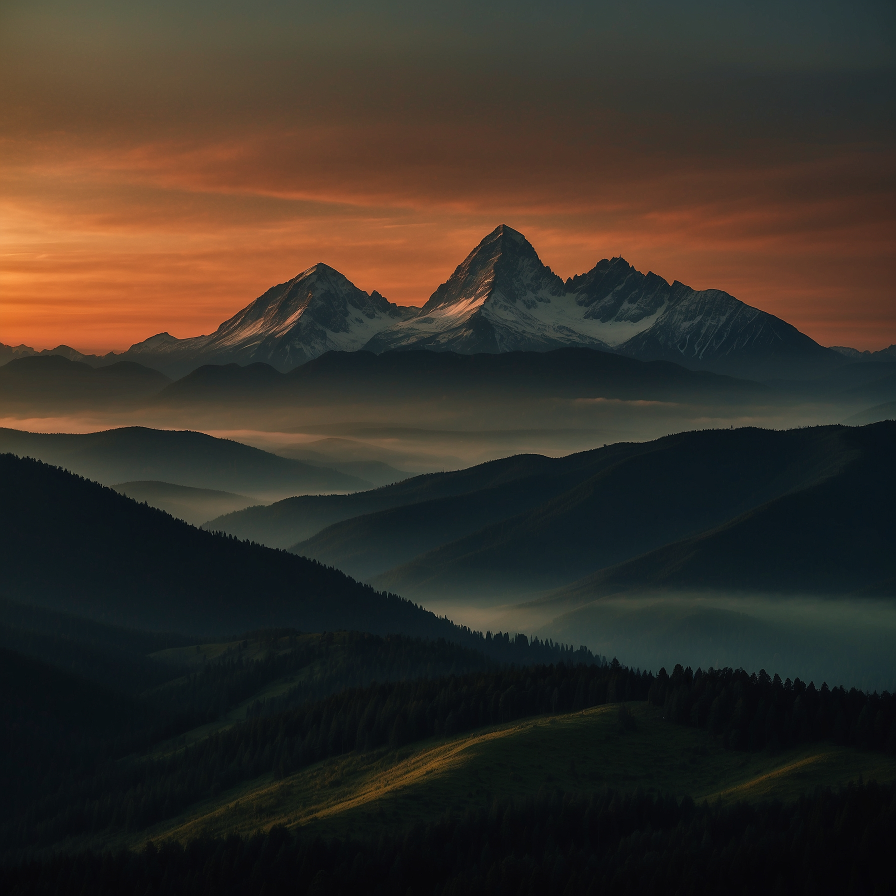
#> input picture social-posts/bg1.jpg, 1792 x 1792 px, found by its file name (shown at 1/2 size); its folder holds 8 pictures in this run
$ python build_social_v4.py
#> lines starting #> are read from the running program, lines starting #| are printed output that depends on the picture
"""
OPERATION OPTIMAL — Social v4 (Daily Stoic style)
Dark cinematic bookends (slides 1+5) + warm book-page middle (slides 2-4)
MASSIVE text. True vertical centering. No small text anywhere.
"""

from PIL import Image, ImageDraw, ImageFont, ImageFilter, ImageEnhance
import os, random, math

OUT = "C:/Users/Hmact/OneDrive/Desktop/Web Design/Operation Optimal/social-posts"
IMG = "C:/Users/Hmact/OneDrive/Desktop/Web Design/Operation Optimal/assets/images"
W, H = 1080, 1350

# Colors
DARK = (26, 46, 26)
GOLD = (200, 168, 75)
WHITE = (255, 255, 255)
CREAM = (240, 232, 216)
WARM_DARK = (58, 48, 38)
BOOK_BLACK = (35, 30, 25)

# Fonts
def impact(sz): return ImageFont.truetype("C:/Windows/Fonts/impact.ttf", sz)
def arial_b(sz): return ImageFont.truetype("C:/Windows/Fonts/arialbd.ttf", sz)
def arial(sz): return ImageFont.truetype("C:/Windows/Fonts/arial.ttf", sz)
def georgia_b(sz):
    p = "C:/Windows/Fonts/georgiab.ttf"
    return ImageFont.truetype(p, sz) if os.path.exists(p) else arial_b(sz)
def georgia(sz):
    p = "C:/Windows/Fonts/georgia.ttf"
    return ImageFont.truetype(p, sz) if os.path.exists(p) else arial(sz)
def times_b(sz):
    p = "C:/Windows/Fonts/timesbd.ttf"
    return ImageFont.truetype(p, sz) if os.path.exists(p) else georgia_b(sz)
def times(sz):
    p = "C:/Windows/Fonts/times.ttf"
    return ImageFont.truetype(p, sz) if os.path.exists(p) else georgia(sz)

def wrap_lines(draw, text, fnt, max_w):
    lines = []
    for para in text.split("\n"):
        if not para.strip():
            lines.append("")
            continue
        words = para.split()
        cur = ""
        for w in words:
            t = cur + " " + w if cur else w
            if draw.textbbox((0,0), t, font=fnt)[2] > max_w:
                lines.append(cur)
                cur = w
            else:
                cur = t
        if cur:
            lines.append(cur)
    return lines

def measure_block(draw, lines, fnt, sp=10):
    total = 0
    for line in lines:
        if line == "":
            total += fnt.size // 2
        else:
            bb = draw.textbbox((0,0), line, font=fnt)
            total += (bb[3] - bb[1]) + sp
    return total

def draw_block(draw, lines, fnt, fill, y, sp=10):
    for line in lines:
        if line == "":
            y += fnt.size // 2
            continue
        bb = draw.textbbox((0,0), line, font=fnt)
        tw = bb[2] - bb[0]
        th = bb[3] - bb[1]
        draw.text(((W - tw)//2, y), line, fill=fill, font=fnt)
        y += th + sp
    return y

def gold_line(d, y, w=100):
    pass  # removed — was overlapping text

def gold_corners(d, margin=40, length=60, thickness=3, fill=GOLD):
    """Draw L-shaped gold corner ornaments on all 4 corners"""
    # Top-left
    d.rectangle([(margin, margin), (margin+length, margin+thickness)], fill=fill)
    d.rectangle([(margin, margin), (margin+thickness, margin+length)], fill=fill)
    # Top-right
    d.rectangle([(W-margin-length, margin), (W-margin, margin+thickness)], fill=fill)
    d.rectangle([(W-margin-thickness, margin), (W-margin, margin+length)], fill=fill)
    # Bottom-left
    d.rectangle([(margin, H-margin-thickness), (margin+length, H-margin)], fill=fill)
    d.rectangle([(margin, H-margin-length), (margin+thickness, H-margin)], fill=fill)
    # Bottom-right
    d.rectangle([(W-margin-length, H-margin-thickness), (W-margin, H-margin)], fill=fill)
    d.rectangle([(W-margin-thickness, H-margin-length), (W-margin, H-margin)], fill=fill)

# ── Create clean book-page texture ──
def make_page_bg():
    img = Image.new("RGB", (W, H), CREAM)
    draw = ImageDraw.Draw(img)
    # Add subtle noise via Pillow
    import struct
    noise_img = Image.new("RGB", (W, H))
    pixels = []
    for _ in range(W * H):
        r = random.randint(-5, 5)
        pixels.append((CREAM[0]+r, CREAM[1]+r, CREAM[2]+r))
    noise_img.putdata(pixels)
    img = noise_img
    # Slight warm vignette
    vig = Image.new("RGBA", (W, H), (0,0,0,0))
    vd = ImageDraw.Draw(vig)
    cx, cy = W//2, H//2
    max_r = math.sqrt(cx**2 + cy**2)
    for r in range(int(max_r), 0, -2):
        alpha = int(40 * (r / max_r) ** 2)
        vd.ellipse([(cx-r, cy-r), (cx+r, cy+r)], fill=(80, 60, 40, alpha))
    img = Image.alpha_composite(img.convert("RGBA"), vig).convert("RGB")
    # Subtle warm tint
    enhancer = ImageEnhance.Color(img)
    img = enhancer.enhance(0.85)
    return img

def load_dark_bg(name, dark=0.3, blur=2):
#> called with name = 'bg1.jpg', dark = 0.28, blur = 2
    img = Image.open(os.path.join(OUT, name)).convert("RGB").resize((W, H), Image.LANCZOS)
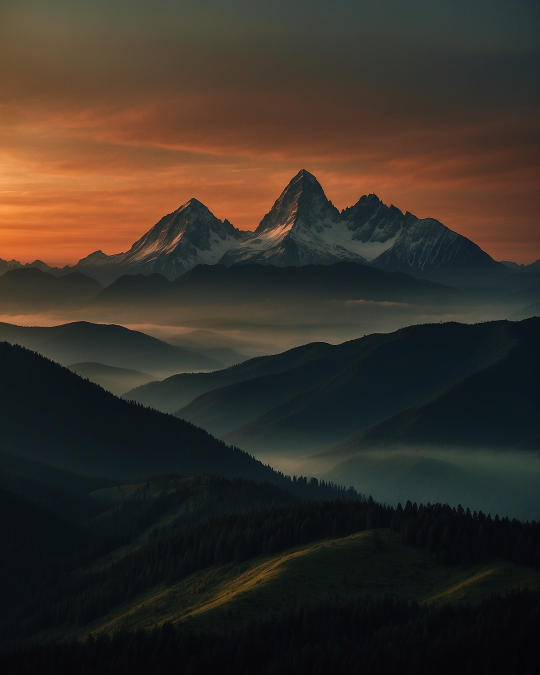
#> img: PIL image 1080x1350 RGB (shown at 1/2 size); mean R, G, B 55.8, 48.1, 39.8
    if blur:
        img = img.filter(ImageFilter.GaussianBlur(blur))
    img = ImageEnhance.Brightness(img).enhance(dark)
    o = Image.new("RGBA", (W, H), (20, 35, 20, 155))
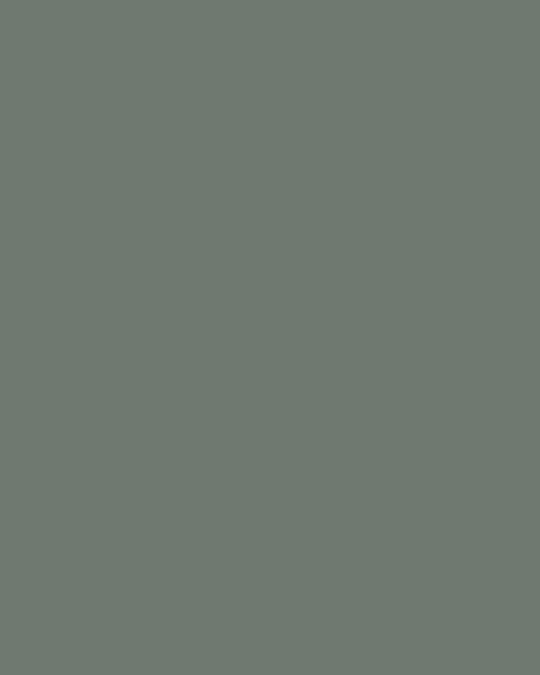
#> o: PIL image 1080x1350 RGBA (shown at 1/2 size); mean R, G, B, A 20, 35, 20, 155; transparent parts drawn white
    return Image.alpha_composite(img.convert("RGBA"), o).convert("RGB")
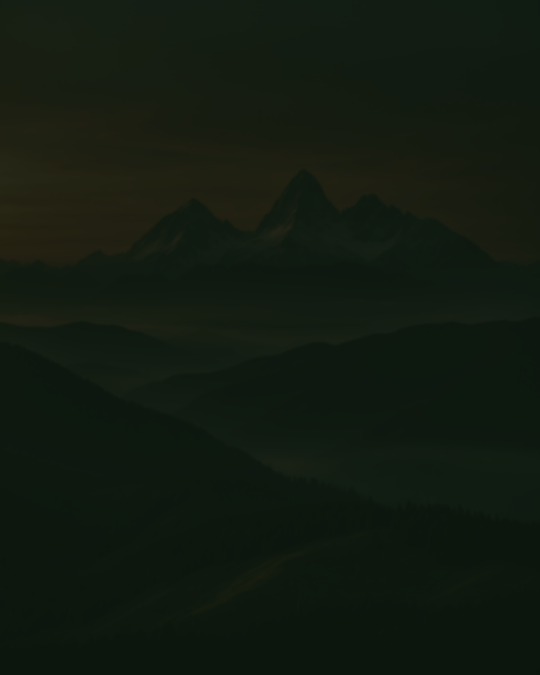
#> returned value: PIL image 1080x1350 RGB (shown at 1/2 size); mean R, G, B 18.1, 26.4, 16.3

def book_photo_bg(photo):
    img = Image.open(os.path.join(IMG, photo)).convert("RGBA")
    w, h = img.size
    tr = W/H
    cr = w/h
    if cr > tr:
        nw = int(h*tr)
        img = img.crop(((w-nw)//2, 0, (w+nw)//2, h))
    else:
        nh = int(w/tr)
        img = img.crop((0, (h-nh)//2, w, (h+nh)//2))
    return img.resize((W, H), Image.LANCZOS).convert("RGB")


# ============================================================
# SLIDE BUILDERS
# ============================================================

def slide_stopper(fname, bg_name, headline, subtitle):
    """Dark dramatic slide with MASSIVE centered headline"""
    img = load_dark_bg(bg_name, dark=0.28, blur=2)
    d = ImageDraw.Draw(img)

    # Measure headline to center vertically
    hfont = impact(140)
    h_lines = wrap_lines(d, headline, hfont, 960)
#> h_lines = ["NOBODY'S", 'COMING', 'TO SAVE', 'YOU.']
    sfont = arial(34)
    s_lines = wrap_lines(d, subtitle, sfont, 820)
#> s_lines = ['Not your doctor. Not some miracle drug.', "If you want to be healthy, it's on you."]

    h_height = measure_block(d, h_lines, hfont, sp=5)
#> the loop in measure_block, `for line in lines:` made 4 passes
#> (line, bb, total) on passes 1 to 4: ("NOBODY'S", (0, 26, 732, 132), 111), ('COMING', (0, 26, 583, 132), 222), ('TO SAVE', (-1, 26, 603, 132), 333), ('YOU.', (-1, 26, 335, 132), 444)
#> after the loop in measure_block, `for line in lines:`: total = 444
#> h_height = 444
    s_height = measure_block(d, s_lines, sfont, sp=8)
#> the loop in measure_block (call 2), `for line in lines:` made 2 passes
#> (line, bb, total) on passes 1 to 2: ('Not your doctor. Not some miracle drug.', (0, 6, 686, 39), 41), ("If you want to be healthy, it's on you.", (0, 6, 635, 39), 82)
#> s_height = 82
    total = h_height + 40 + s_height  # 40 for gold line gap
#> total = 566

    start_y = (H - total) // 2 - 30  # slight upward bias
#> start_y = 362

    y = draw_block(d, h_lines, hfont, WHITE, start_y, sp=5)
#> the loop in draw_block, `for line in lines:` made 4 passes
#> (line, bb, tw, y) on passes 1 to 4: ("NOBODY'S", (0, 26, 732, 132), 732, 473), ('COMING', (0, 26, 583, 132), 583, 584), ('TO SAVE', (-1, 26, 603, 132), 604, 695), ('YOU.', (-1, 26, 335, 132), 336, 806)
#> after the loop in draw_block, `for line in lines:`: y = 806
#> y = 806
    draw_block(d, s_lines, sfont, (210, 210, 205), y + 50, sp=8)
#> the loop in draw_block (call 2), `for line in lines:` made 2 passes
#> (line, bb, tw, th, y) on passes 1 to 2: ('Not your doctor. Not some miracle drug.', (0, 6, 686, 39), 686, 33, 897), ("If you want to be healthy, it's on you.", (0, 6, 635, 39), 635, 33, 938)
    gold_corners(d, margin=35, length=55, thickness=3)

    # Tiny bottom bar
    d.rectangle([(0, H-55), (W, H)], fill=(12, 20, 12))
    bf = arial_b(14)
    bt = "OPERATION OPTIMAL  |  OUT MAY 15"
    bb = d.textbbox((0,0), bt, font=bf)
#> bb = (0, 2, 254, 16)
    d.text(((W-bb[2]+bb[0])//2, H-38), bt, fill=GOLD, font=bf)

    img.save(os.path.join(OUT, fname), "JPEG", quality=95)
    print(f"  {fname}")


def slide_bookpage(fname, label, title, body):
    """Warm parchment book-page slide — Daily Stoic style"""
    img = make_page_bg()
#> in make_page_bg, `noise_img = Image.new("RGB", (W, H))`: noise_img: PIL image 1080x1350 RGB; every value is 0
#> in make_page_bg, `vig = Image.new("RGBA", (W, H), (0,0,0,0))`: vig: PIL image 1080x1350 RGBA; every value is 0
#> in make_page_bg, `img = Image.alpha_composite(img.convert("RGBA"), vig).convert("RGB")`:
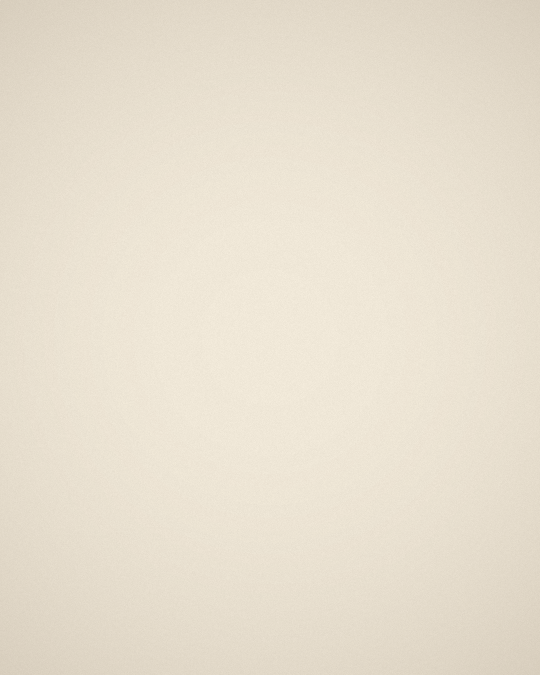
#> img: PIL image 1080x1350 RGB (shown at 1/2 size); mean R, G, B 231.9, 223.3, 207.1
    d = ImageDraw.Draw(img)

    # Thin dark green line at very top and bottom (book spine hint)
    d.rectangle([(0, 0), (W, 6)], fill=(80, 70, 55))
    d.rectangle([(0, H-6), (W, H)], fill=(80, 70, 55))

    # Label
    lf = arial_b(20)
    bb = d.textbbox((0,0), label, font=lf)
#> bb = (0, 4, 113, 19)
    d.text(((W-bb[2]+bb[0])//2, 80), label, fill=(140, 120, 90), font=lf)

    # Title — large bold serif
    tf = times_b(72)
    t_lines = wrap_lines(d, title, tf, 860)
#> t_lines = ['Own Your Own Health']
    t_height = measure_block(d, t_lines, tf, sp=5)
#> t_height = 61

    # Body — readable serif
    bf = times(30)
    b_lines = wrap_lines(d, body, bf, 820)
#> b_lines = 11 items
    b_height = measure_block(d, b_lines, bf, sp=14)
#> b_height = 411

    # Center the title+body block vertically (below label)
    usable_top = 130
    usable_bottom = H - 100
    usable_h = usable_bottom - usable_top
    total = t_height + 35 + b_height  # 35 for divider gap
#> total = 507
    start_y = usable_top + (usable_h - total) // 2
#> start_y = 436

    y = draw_block(d, t_lines, tf, BOOK_BLACK, start_y, sp=5)
#> y = 497

    draw_block(d, b_lines, bf, (55, 48, 40), y+45, sp=14)

    gold_corners(d, margin=40, length=50, thickness=2, fill=(170, 150, 115))

    # Bottom attribution
    af = arial(18)
    at = "OPERATION OPTIMAL  \u2014  TOMO MARJANOVIC"
    bb = d.textbbox((0,0), at, font=af)
#> bb = (0, 4, 405, 21)
    d.text(((W-bb[2]+bb[0])//2, H-60), at, fill=(160, 140, 110), font=af)

    img.save(os.path.join(OUT, fname), "JPEG", quality=95)
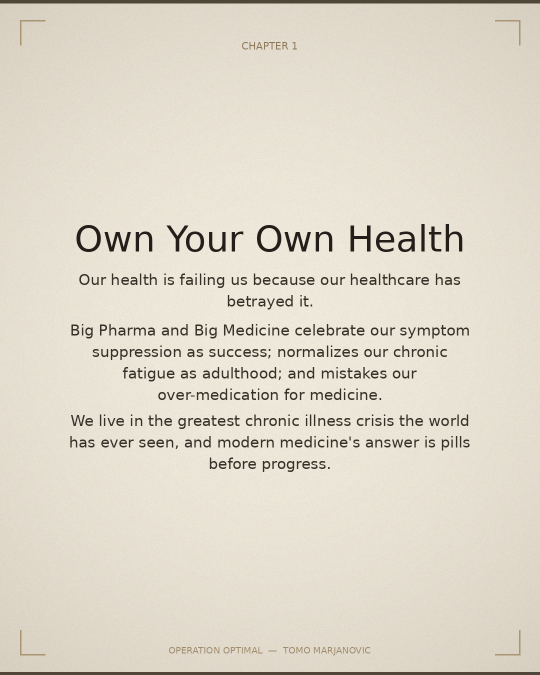
#> saved as post1-slide2.jpg: PIL image 1080x1350 RGB (shown at 1/2 size); mean R, G, B 222.9, 216.2, 202.2
    print(f"  {fname}")


def slide_bookquote(fname, quote_text, attribution):
    """Parchment quote slide — big serif, centered"""
    img = make_page_bg()
    d = ImageDraw.Draw(img)

    d.rectangle([(0, 0), (W, 6)], fill=(80, 70, 55))
    d.rectangle([(0, H-6), (W, H)], fill=(80, 70, 55))

    # Big decorative quote mark
    qf = times_b(200)
    bb = d.textbbox((0,0), "\u201C", font=qf)
#> bb = (0, 40, 104, 186)
    tw = bb[2] - bb[0]
#> tw = 104
    d.text(((W-tw)//2, 100), "\u201C", fill=(180, 160, 130), font=qf)

    # Quote text — large serif, true vertical center
    qfont = times_b(44)
    q_lines = wrap_lines(d, quote_text, qfont, 820)
#> q_lines = ['If your health is your responsibility,', 'that means you have the power to', 'change it right now.', '', 'Today.']
    q_height = measure_block(d, q_lines, qfont, sp=18)
#> q_height = 262

    start_y = (H - q_height) // 2 + 20
#> start_y = 564
    y = draw_block(d, q_lines, qfont, BOOK_BLACK, start_y, sp=18)
#> y = 826

    # Attribution
    af = arial_b(20)
    bb = d.textbbox((0,0), attribution, font=af)
#> bb = (-1, 4, 195, 23)
    d.text(((W-bb[2]+bb[0])//2, y+50), attribution, fill=(140, 120, 90), font=af)

    gold_corners(d, margin=40, length=50, thickness=2, fill=(170, 150, 115))

    img.save(os.path.join(OUT, fname), "JPEG", quality=95)
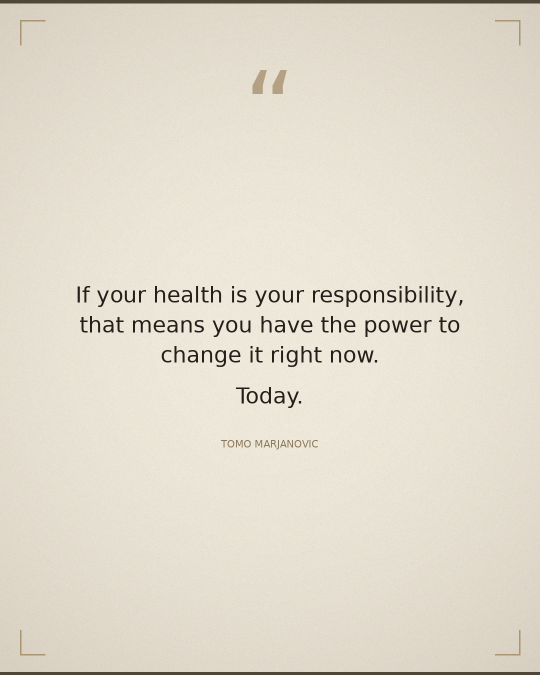
#> saved as post1-slide3.jpg: PIL image 1080x1350 RGB (shown at 1/2 size); mean R, G, B 226, 219.4, 205.2
#> call 2 of slide_bookquote, with fname = 'post1-slide4.jpg', attribution = 'CHAPTER 4: THE TOLL OF STRESS'
#> in slide_bookquote (call 2), `bb = d.textbbox((0,0), "\u201C", font=qf)`: bb = (0, 40, 104, 186)
#> in slide_bookquote (call 2), `q_lines = wrap_lines(d, quote_text, qfont, 820)`: q_lines = ['Hardship is resistance training, and', 'the muscle it builds is your brain.', '', 'Lean into the hurt to get to the', 'healthy.']
#> in slide_bookquote (call 2), `bb = d.textbbox((0,0), attribution, font=af)`: bb = (0, 4, 339, 19)
#> in slide_bookquote (call 2), `img.save(os.path.join(OUT, fname), "JPEG", quality=95)`:
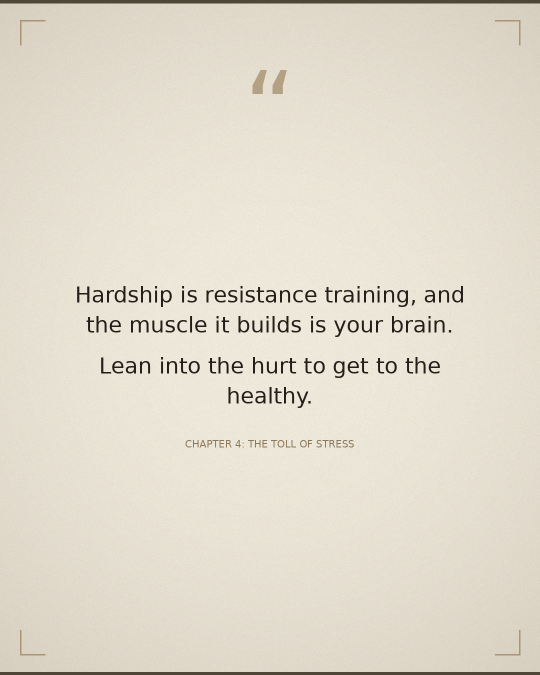
#> saved as post1-slide4.jpg: PIL image 1080x1350 RGB (shown at 1/2 size); mean R, G, B 225.7, 219.1, 204.9
    print(f"  {fname}")


def slide_book_cta(fname, photo, part_label):
    """Book-in-hand photo with big bold CTA"""
    img = book_photo_bg(photo)
    d = ImageDraw.Draw(img)

    # Heavy gradient from bottom
    ov = Image.new("RGBA", (W, H), (0,0,0,0))
    od = ImageDraw.Draw(ov)
    for i in range(H*3//4):
        a = int(250 * (i / (H*3//4)))
        yy = H - H*3//4 + i
        od.rectangle([(0, yy), (W, yy+1)], fill=(20, 35, 20, a))
    for i in range(200):
        a = int(100*(1-i/200))
        od.rectangle([(0,i),(W,i+1)], fill=(20, 35, 20, a))
    img = Image.alpha_composite(img.convert("RGBA"), ov).convert("RGB")
    d = ImageDraw.Draw(img)

    # Gold chip at top
    cf = arial_b(14)
    bb = d.textbbox((0,0), part_label, font=cf)
    tw, th = bb[2]-bb[0], bb[3]-bb[1]
    px, py = 18, 10
    x = (W-tw)//2 - px
    d.rounded_rectangle([(x, 35), (x+tw+px*2, 35+th+py*2)], radius=4, fill=GOLD)
    d.text((x+px, 35+py), part_label, fill=DARK, font=cf)

    # BIG CTA at bottom
    y = H - 430
    d.text(((W - d.textbbox((0,0), "AVAILABLE", font=impact(110))[2])//2, y),
           "AVAILABLE", fill=WHITE, font=impact(110))
    y += 125
    d.text(((W - d.textbbox((0,0), "MAY 15", font=impact(150))[2])//2, y),
           "MAY 15", fill=GOLD, font=impact(150))
    y += 165
    wf = arial_b(30)
    wt = "operationoptimal.com"
    bb = d.textbbox((0,0), wt, font=wf)
    d.text(((W-bb[2]+bb[0])//2, y), wt, fill=WHITE, font=wf)

    # Bottom bar
    d.rectangle([(0, H-55), (W, H)], fill=(12, 20, 12))
    bf = arial_b(16)
    bt = "LINK IN BIO"
    bb = d.textbbox((0,0), bt, font=bf)
    d.text(((W-bb[2]+bb[0])//2, H-40), bt, fill=GOLD, font=bf)

    img.save(os.path.join(OUT, fname), "JPEG", quality=95)
    print(f"  {fname}")


# ============================================================
# BUILD ALL 5 POSTS (17 slides)
# ============================================================

print("POST 1: Part I — Own Your Health")
slide_stopper("post1-slide1.jpg", "bg1.jpg",
    "NOBODY'S COMING\nTO SAVE YOU.",
    "Not your doctor. Not some miracle drug.\nIf you want to be healthy, it's on you.")

slide_bookpage("post1-slide2.jpg",
    "CHAPTER 1",
    "Own Your Own Health",
    "Our health is failing us because our healthcare has betrayed it.\n\nBig Pharma and Big Medicine celebrate our symptom suppression as success; normalizes our chronic fatigue as adulthood; and mistakes our over-medication for medicine.\n\nWe live in the greatest chronic illness crisis the world has ever seen, and modern medicine's answer is pills before progress.")

slide_bookquote("post1-slide3.jpg",
    "If your health is your responsibility, that means you have the power to change it right now.\n\nToday.",
    "TOMO MARJANOVIC")

slide_bookquote("post1-slide4.jpg",
    "Hardship is resistance training, and the muscle it builds is your brain.\n\nLean into the hurt to get to the healthy.",
    "CHAPTER 4: THE TOLL OF STRESS")

#> (the run stopped early here; a loop or call above may not have finished)
